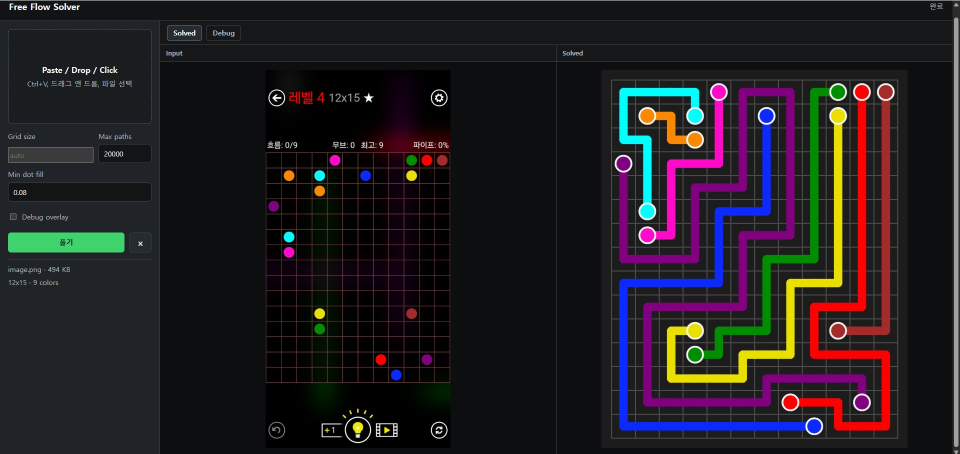
#> input picture assets/flow-example.jpg, 1919 x 907 px (shown at 1/2 size)
$ python freeflow_solver.py assets/flow-example.jpg
#> lines starting #> are read from the running program, lines starting #| are printed output that depends on the picture; after the words box and inside, x2 and y2 are one past the last pixel; in counts of white or black regions, pixels touching at a corner belong together
from __future__ import annotations

import argparse
import dataclasses
import heapq
import math
import sys
from collections import deque
from pathlib import Path
from typing import Iterable

import cv2
import numpy as np

try:
    import z3
except ImportError:  # pragma: no cover - optional fallback for small boards.
    z3 = None


Cell = tuple[int, int]
GridShape = tuple[int, int]


@dataclasses.dataclass(frozen=True)
class Endpoint:
    cell: Cell
    bgr: tuple[int, int, int]
    hsv: tuple[int, int, int]


@dataclasses.dataclass
class Puzzle:
    rows: int
    cols: int
    colors: dict[str, tuple[Endpoint, Endpoint]]
    crop: np.ndarray
    board_rect: tuple[int, int, int, int]

    @property
    def shape(self) -> GridShape:
        return self.rows, self.cols

    @property
    def cell_count(self) -> int:
        return self.rows * self.cols


class SolveError(RuntimeError):
    pass


def parse_args() -> argparse.Namespace:
    parser = argparse.ArgumentParser(
        description="Detect and solve a Free Flow puzzle from a screenshot."
    )
    parser.add_argument("image", type=Path, help="Input screenshot path.")
    parser.add_argument("-o", "--output", type=Path, default=Path("solved.png"))
    parser.add_argument(
        "--grid-size",
        help="Board size. Examples: 7, 7x7, 12x15. Auto-detected if omitted.",
    )
    parser.add_argument(
        "--debug",
        type=Path,
        help="Optional debug image showing detected grid and endpoints.",
    )
    parser.add_argument(
        "--max-paths",
        type=int,
        default=20000,
        help="Maximum candidate paths to enumerate per color during search.",
    )
    parser.add_argument(
        "--min-dot-fill",
        type=float,
        default=0.08,
        help="Minimum saturated-pixel fraction in a cell to treat it as a colored dot.",
    )
    return parser.parse_args()


def load_image(path: Path) -> np.ndarray:
    image = cv2.imdecode(np.fromfile(str(path), dtype=np.uint8), cv2.IMREAD_COLOR)
#> image is the input picture: shape (907, 1919, 3); mean B, G, R 32.9, 29.1, 33.5
    if image is None:
        raise FileNotFoundError(f"Could not read image: {path}")
    return image


# [5 lines left out: function decode_image_bytes, not called in this run]


def find_board_rect(image: np.ndarray) -> tuple[int, int, int, int]:
    grid_rect = find_board_rect_from_grid_lines(image)
    if grid_rect is not None:
        return expand_rect(grid_rect, image.shape, pad=2)

    gray = cv2.cvtColor(image, cv2.COLOR_BGR2GRAY)
    blur = cv2.GaussianBlur(gray, (5, 5), 0)
    edges = cv2.Canny(blur, 40, 120)
    contours, _ = cv2.findContours(edges, cv2.RETR_EXTERNAL, cv2.CHAIN_APPROX_SIMPLE)

    height, width = image.shape[:2]
    image_area = height * width
    candidates: list[tuple[float, tuple[int, int, int, int]]] = []
    for contour in contours:
        x, y, w, h = cv2.boundingRect(contour)
        area = w * h
        if area < image_area * 0.08:
            continue
        aspect = w / float(h)
        if 0.75 <= aspect <= 1.35:
            score = area * (1.0 - min(abs(1.0 - aspect), 0.5))
            candidates.append((score, (x, y, w, h)))

    if candidates:
        _, rect = max(candidates, key=lambda item: item[0])
        return expand_rect(rect, image.shape, pad=3)

    side = min(width, height)
    x = (width - side) // 2
    y = (height - side) // 2
    return x, y, side, side


def cluster_positions(positions: list[int], tolerance: int = 5) -> list[int]:
    if not positions:
        return []
    clusters: list[list[int]] = []
    for value in sorted(positions):
        if clusters and abs(value - int(np.median(clusters[-1]))) <= tolerance:
            clusters[-1].append(value)
        else:
            clusters.append([value])
    return [int(round(float(np.median(cluster)))) for cluster in clusters]


def find_board_rect_from_grid_lines(image: np.ndarray) -> tuple[int, int, int, int] | None:
    gray = cv2.cvtColor(image, cv2.COLOR_BGR2GRAY)
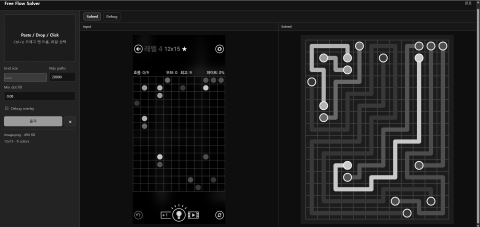
#> gray: shape (907, 1919) (shown at 1/4 size); min 0, max 255, mean 30.9
    edges = cv2.Canny(cv2.GaussianBlur(gray, (3, 3), 0), 40, 120)
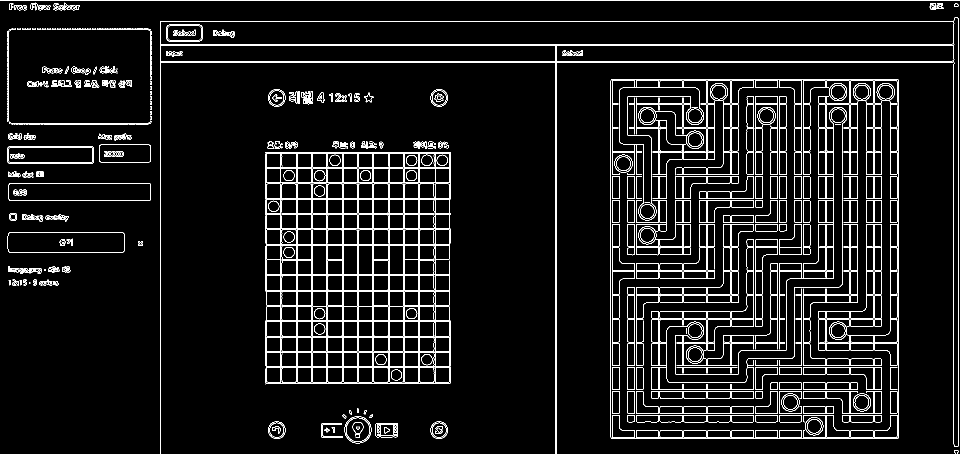
#> edges: shape (907, 1919) (shown at 1/2 size); 5.7% white in thin lines or dots
    height, width = edges.shape
    min_line = int(min(width, height) * 0.45)
    lines = cv2.HoughLinesP(
        edges,
        1,
        np.pi / 180,
        threshold=120,
        minLineLength=min_line,
        maxLineGap=8,
    )
#> lines = 51 rows, first 6: [0, 1, 1918, 1], [320, 124, 1916, 124], [320, 90, 1916, 90], [320, 42, 1916, 42], [320, 122, 1916, 122], [320, 88, 1916, 88]
    if lines is None:
        return None

    horizontal: list[int] = []
    vertical: list[int] = []
    for x1, y1, x2, y2 in lines[:, 0]:
        if abs(y1 - y2) <= 3 and abs(x2 - x1) >= width * 0.45:
            horizontal.append(int(round((y1 + y2) / 2)))
        if abs(x1 - x2) <= 3 and abs(y2 - y1) >= height * 0.25:
            vertical.append(int(round((x1 + x2) / 2)))
#> this loop made 51 passes
#> after the loop, horizontal = [1, 124, 90, 42, 122, 88]; vertical = 39 values, max 1916 at index 0, min 320 at index 2, mean 1077.6

    xs = cluster_positions(vertical)
#> the loop in cluster_positions, `for value in sorted(positions):` made 39 passes
#> value on passes 1 to 8: 320, 533, 561, 592, 594, 622, 625, 653
#> after the loop in cluster_positions, `for value in sorted(positions):`: clusters = 25 items, first 6: [320], [533], [561], [592, 594], [622, 625], [653, 655]
#> xs = 25 values from 320 to 1916
    ys = cluster_positions(horizontal)
#> the loop in cluster_positions (call 2), `for value in sorted(positions):` made 6 passes
#> value on passes 2 to 6: 42, 88, 90, 122, 124
#> ys = [1, 42, 89, 123]
    if len(xs) < 5 or len(ys) < 5:
        return None

    x1, x2 = min(xs), max(xs)
    y1, y2 = min(ys), max(ys)
    w = x2 - x1
    h = y2 - y1
    if w <= 0 or h <= 0:
        return None
    aspect = w / float(h)
    if not 0.45 <= aspect <= 2.2:
        return None
    return x1, y1, w, h


def expand_rect(
    rect: tuple[int, int, int, int], shape: tuple[int, ...], pad: int
) -> tuple[int, int, int, int]:
    x, y, w, h = rect
    height, width = shape[:2]
    x1 = max(0, x - pad)
    y1 = max(0, y - pad)
    x2 = min(width, x + w + pad)
    y2 = min(height, y + h + pad)
    return x1, y1, x2 - x1, y2 - y1


def crop_board(image: np.ndarray, rect: tuple[int, int, int, int]) -> np.ndarray:
    x, y, w, h = rect
    return image[y : y + h, x : x + w].copy()


def score_grid_lines(edges: np.ndarray, rows: int, cols: int) -> float:
    height, width = edges.shape
    xs = np.linspace(0, width - 1, cols + 1)
    ys = np.linspace(0, height - 1, rows + 1)
    score = 0.0
    for x in xs:
        xi = int(round(x))
        lo = max(0, xi - 1)
        hi = min(width, xi + 2)
        score += float(edges[:, lo:hi].mean())
    for y in ys:
        yi = int(round(y))
        lo = max(0, yi - 1)
        hi = min(height, yi + 2)
        score += float(edges[lo:hi, :].mean())
    return score / (rows + cols + 2)


# [5 lines left out: function estimate_grid_shape, not called in this run]


def estimate_grid_shape_candidates(crop: np.ndarray) -> list[GridShape]:
    gray = cv2.cvtColor(crop, cv2.COLOR_BGR2GRAY)
    edges = cv2.Canny(cv2.GaussianBlur(gray, (3, 3), 0), 35, 120)
    height, width = edges.shape

    candidates: list[tuple[float, GridShape]] = []
    for rows in range(4, 21):
        for cols in range(4, 21):
            cell_ratio = (height / rows) / max(1e-6, (width / cols))
            if not 0.75 <= cell_ratio <= 1.35:
                continue
            score = score_grid_lines(edges, rows, cols)
            score *= 1.0 - min(abs(1.0 - cell_ratio), 0.5)
            # Divisor grids can score well because their lines overlap the real grid.
            # Prefer finer grids when the line score is comparable.
            score *= 1.0 + min(rows * cols, 225) / 500.0
            candidates.append((score, (rows, cols)))

    return [
        shape
        for _, shape in sorted(candidates, key=lambda item: item[0], reverse=True)
    ]


def choose_grid_shape_from_endpoints(crop: np.ndarray, min_dot_fill: float) -> tuple[GridShape, list[Endpoint]]:
    dot_centers = detect_dot_centers(crop)
    ranked: list[tuple[int, float, GridShape, list[Endpoint]]] = []
    for rank, shape in enumerate(estimate_grid_shape_candidates(crop)[:120]):
        dot_score = score_shape_against_dots(crop, shape, dot_centers)
        if dot_score is None:
            continue
        endpoints = detect_endpoints(crop, shape, min_dot_fill)
        if dot_centers and len(endpoints) != len(dot_centers):
            continue
        if len(endpoints) < 2 or len(endpoints) % 2:
            continue
        try:
            pair_endpoints(endpoints)
        except SolveError:
            continue
        rows, cols = shape
        cell_h = crop.shape[0] / rows
        cell_w = crop.shape[1] / cols
        squareness = 1.0 - min(abs(1.0 - (cell_h / cell_w)), 0.5)
        ranked.append((len(endpoints), dot_score + squareness - rank / 1000.0, shape, endpoints))

    if not ranked:
        shape = estimate_grid_shape(crop)
        return shape, detect_endpoints(crop, shape, min_dot_fill)

    _, _, shape, endpoints = max(ranked, key=lambda item: (item[0], item[1]))
    return shape, endpoints


def parse_grid_shape(value: str | None) -> GridShape | None:
    if value is None or value.strip() == "":
        return None
    normalized = value.lower().replace(" ", "")
    for sep in ("x", "*", ","):
        if sep in normalized:
            left, right = normalized.split(sep, 1)
            first = int(left)
            second = int(right)
            # Free Flow labels are commonly written width x height.
            return second, first
    size = int(normalized)
    return size, size


# [8 lines left out: function maybe_transpose_shape, not called in this run]


def detect_endpoints(crop: np.ndarray, shape: GridShape, min_dot_fill: float) -> list[Endpoint]:
    rows, cols = shape
    hsv = cv2.cvtColor(crop, cv2.COLOR_BGR2HSV)
    cell_h = crop.shape[0] / float(rows)
    cell_w = crop.shape[1] / float(cols)
    radius_base = min(cell_h, cell_w)
    endpoints: list[Endpoint] = []

    for row in range(rows):
        for col in range(cols):
            cx = int(round((col + 0.5) * cell_w))
            cy = int(round((row + 0.5) * cell_h))
            radius = max(3, int(radius_base * 0.34))
            y1 = max(0, cy - radius)
            y2 = min(crop.shape[0], cy + radius + 1)
            x1 = max(0, cx - radius)
            x2 = min(crop.shape[1], cx + radius + 1)

            patch_hsv = hsv[y1:y2, x1:x2]
            patch_bgr = crop[y1:y2, x1:x2]
            yy, xx = np.ogrid[y1:y2, x1:x2]
            circle_mask = (xx - cx) ** 2 + (yy - cy) ** 2 <= radius**2
            saturated = (
                (
                    ((patch_hsv[:, :, 1] > 55) & (patch_hsv[:, :, 2] > 70))
                    | (patch_hsv[:, :, 2] > 135)
                )
                & circle_mask
            )
            fill = saturated.sum() / max(1, circle_mask.sum())
            if fill < min_dot_fill:
                continue

            selected_hsv = patch_hsv[saturated]
            selected_bgr = patch_bgr[saturated]
            mean_hsv = tuple(int(v) for v in np.median(selected_hsv, axis=0))
            mean_bgr = tuple(int(v) for v in np.median(selected_bgr, axis=0))
            endpoints.append(Endpoint(cell=(row, col), bgr=mean_bgr, hsv=mean_hsv))

    return endpoints


def detect_dot_centers(crop: np.ndarray) -> list[tuple[float, float]]:
    hsv = cv2.cvtColor(crop, cv2.COLOR_BGR2HSV)
    mask = (
        (((hsv[:, :, 1] > 90) & (hsv[:, :, 2] > 80)) | (hsv[:, :, 2] > 150))
    ).astype("uint8") * 255
    mask = cv2.morphologyEx(mask, cv2.MORPH_OPEN, np.ones((5, 5), np.uint8))
    contours, _ = cv2.findContours(mask, cv2.RETR_EXTERNAL, cv2.CHAIN_APPROX_SIMPLE)

    height, width = crop.shape[:2]
    image_area = height * width
    min_area = max(80.0, image_area * 0.00045)
    max_area = image_area * 0.012
    centers: list[tuple[float, float]] = []
    for contour in contours:
        area = cv2.contourArea(contour)
        if not min_area <= area <= max_area:
            continue
        perimeter = cv2.arcLength(contour, True)
        if perimeter <= 0:
            continue
        circularity = 4 * math.pi * area / (perimeter * perimeter)
        x, y, w, h = cv2.boundingRect(contour)
        aspect = w / float(h)
        if circularity < 0.55 or not 0.65 <= aspect <= 1.45:
            continue
        moments = cv2.moments(contour)
        if moments["m00"] == 0:
            continue
        centers.append((moments["m01"] / moments["m00"], moments["m10"] / moments["m00"]))
    return centers


def score_shape_against_dots(
    crop: np.ndarray,
    shape: GridShape,
    centers: list[tuple[float, float]],
) -> float | None:
    if not centers:
        return 0.0
    rows, cols = shape
    cell_h = crop.shape[0] / rows
    cell_w = crop.shape[1] / cols
    seen: set[Cell] = set()
    errors: list[float] = []
    for y, x in centers:
        row = int(y / cell_h)
        col = int(x / cell_w)
        if not (0 <= row < rows and 0 <= col < cols):
            return None
        cell = (row, col)
        if cell in seen:
            return None
        seen.add(cell)
        cy = (row + 0.5) * cell_h
        cx = (col + 0.5) * cell_w
        errors.append(math.hypot((y - cy) / cell_h, (x - cx) / cell_w))

    average_error = sum(errors) / len(errors)
    if average_error > 0.22:
        return None
    return 1.0 - average_error


def hue_distance(a: tuple[int, int, int], b: tuple[int, int, int]) -> float:
    dh = abs(a[0] - b[0])
    dh = min(dh, 180 - dh) / 90.0
    ds = abs(a[1] - b[1]) / 255.0
    dv = abs(a[2] - b[2]) / 255.0
    return math.sqrt((2.8 * dh) ** 2 + ds**2 + (0.6 * dv) ** 2)


def pair_endpoints(endpoints: list[Endpoint]) -> dict[str, tuple[Endpoint, Endpoint]]:
    if len(endpoints) % 2:
        raise SolveError(f"Detected odd number of dots ({len(endpoints)}).")

    unused = set(range(len(endpoints)))
    pairs: dict[str, tuple[Endpoint, Endpoint]] = {}
    color_index = 1
    while unused:
        i = unused.pop()
        nearest = min(unused, key=lambda j: hue_distance(endpoints[i].hsv, endpoints[j].hsv))
        dist = hue_distance(endpoints[i].hsv, endpoints[nearest].hsv)
        if dist > 0.8:
            raise SolveError(
                "Could not confidently pair endpoints by color. Try a cleaner crop or lower --min-dot-fill."
            )
        unused.remove(nearest)
        pairs[f"c{color_index}"] = (endpoints[i], endpoints[nearest])
        color_index += 1
    return pairs


def read_puzzle(
    image: np.ndarray,
    grid_shape: GridShape | None,
    min_dot_fill: float,
) -> Puzzle:
    rect = find_board_rect(image)
#> in find_board_rect, `edges = cv2.Canny(blur, 40, 120)`:
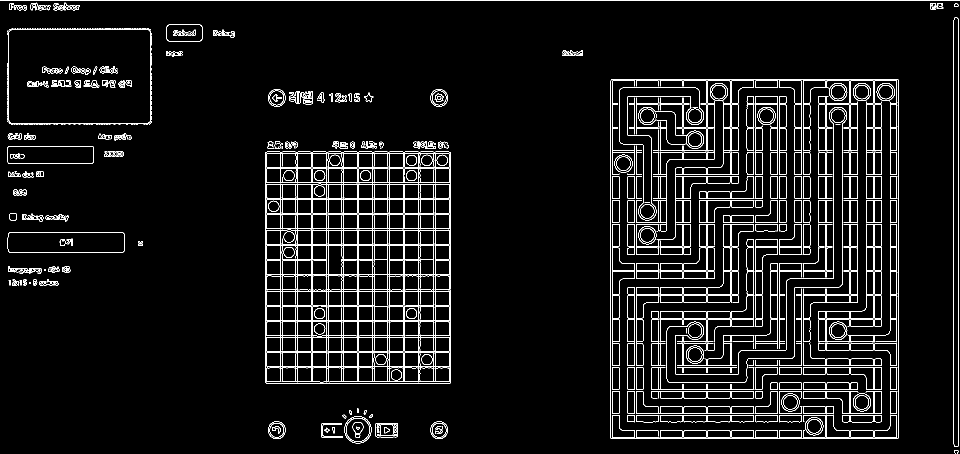
#> edges: shape (907, 1919) (shown at 1/2 size); 5.1% white in thin lines or dots
#> in find_board_rect, `contours, _ = cv2.findContours(edges, cv2.RETR_EXTERNAL, cv2.CHAIN_APP..`: contours = 147 contours, 68 with area under 20; largest, box (x1, y1, x2, y2) and area: (1221, 158, 1797, 878) 413420, (15, 57, 304, 249) 53721, (530, 303, 902, 767) 48558, (717, 429, 807, 612) 15188, (533, 612, 715, 703) 14902
#> (the rest of the program and of its run is left out)
